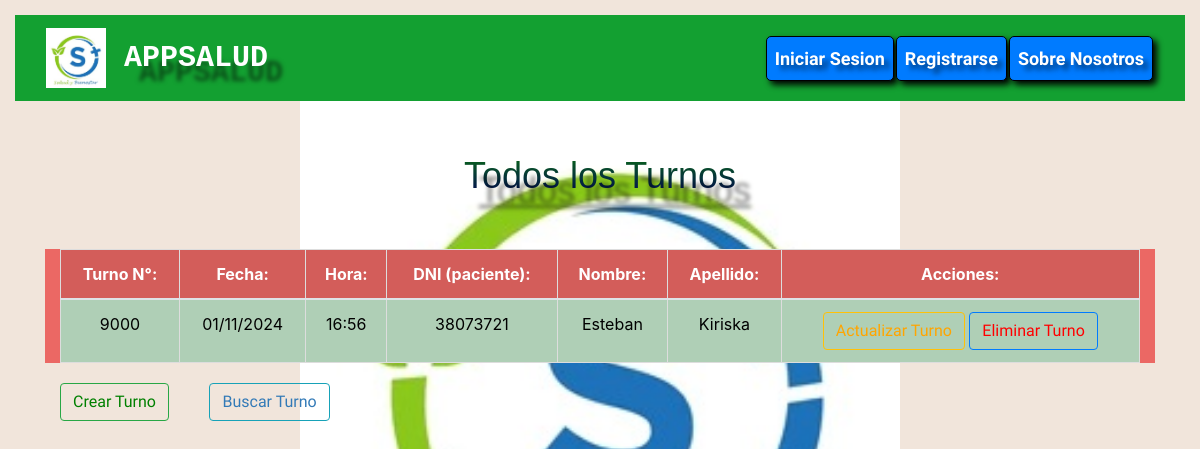
The app's page /numero_de_turno/ with its own data.
### AppSalud/models.py (models this page shows, shortened)
class Numero_de_Turno(models.Model):
    id_turno = models.IntegerField(primary_key=True)
    fecha = models.DateField()
    hora = models.TimeField()
    id_numero_de_consultorio = models.ForeignKey(Consultorio, on_delete=models.CASCADE)
    id_sede = models.ForeignKey(Sede_Clinica, on_delete=models.CASCADE)
    id_dni_paciente = models.ForeignKey(Pacientes, on_delete=models.CASCADE)

class Pacientes(models.Model):
    id_dni = models.IntegerField(primary_key=True)
    nombre_paciente = models.CharField(max_length=30)
    apellido_paciente = models.CharField(max_length=30)
    fecha_nacimiento = models.DateField()
    sexo_paciente = models.CharField(max_length=30)
    id_cobertura = models.ForeignKey(Cobertura, on_delete=models.CASCADE)
    id_localidad = models.ForeignKey(Localidad, on_delete=models.CASCADE)

### AppSalud/views.py (the view)
# urls.py: path('numero_de_turno/', views.mostrar_Numero_de_Turno, name='Numeros_de_Turnos'),
def mostrar_Numero_de_Turno(request):
    numero_de_turno = Numero_de_Turno.objects.all()
    context = {'numero_de_turno': numero_de_turno}
    return render(request, 'AppSalud/numero_de_turno.html', context=context)

### AppSalud/Templates/AppSalud/numero_de_turno.html (shortened to what this page needs)
{% extends 'AppSalud/base.html' %}
{% load static %}
{% block codigoDinamico %}
<body style='background-color: #f1e5db;'>
    <div class="container">
        <br>
        <h1><u>Todos los Turnos</u></h1>
        <br>
        <div class="container" style="background-color:#eb6864;">
            <table class="table table-active text-center">
                <thead>
                    <tr>
                        <th scope="col">Turno N°:</th>
                        <th scope="col">Fecha:</th>
                        <th scope="col">Hora:</th>
                        <th scope="col">DNI (paciente):</th>
                        <th scope="col">Nombre:</th>
                        <th scope="col">Apellido:</th>
                        <th scope="col">Acciones:</th>
                    </tr>
                </thead>
                <tbody>
                    {% for turno in numero_de_turno %}
                    <tr class="table-success text-center">
                        <td>{{ turno.id_turno }}</td>
                        <td>{{ turno.fecha|date:"d/m/Y" }}</td>
                        <td>{{ turno.hora|date:"H:i" }}</td>
                        <td>{{ turno.id_dni_paciente.id_dni }}</td>
                        <td>{{ turno.id_dni_paciente.nombre_paciente }}</td>
                        <td>{{ turno.id_dni_paciente.apellido_paciente }}</td>
                        <td>
                            <button type="button" class="btn btn-outline-warning">
                                <a href="{% url 'Actualizar_Turno' turno_id=turno.id_turno %}" style='color: orange;'>Actualizar Turno</a>
                            </button>
                            <button type="button" class="btn btn-outline-primary">
                                <a href="{% url 'Eliminar_Turno' turno_id=turno.id_turno %}" style='color: red;'>Eliminar Turno</a>
                            </button>
                        </td>
                    </tr>
                    {% endfor %}
                </tbody>
            </table>
        </div>
        <div class="container">
            <button type="button" class="btn btn-outline-success">
                <a href="{% url 'Crear_Turno' %}" style='color: green;'>Crear Turno</a>
            </button>
            <button type="button" class="btn btn-outline-info">
                <a href="{% url 'Buscar_Turno' %}" style='color: #337ab7;'>Buscar Turno</a>
            </button>
        </div>
    </div>
</body>
{% endblock %}

### AppSalud/static/styles.css (style rules this page uses)
body { background-image: url('salud.jpg'); background-size: 50%; background-position: center ; background-repeat: no-repeat; background-color: rgb(255, 255, 255); padding-left: 15px; padding-right: 15px; padding-top: 15px; padding-bottom: 15px; background-attachment:fixed; }
.container { margin-top: 5px; }
h1 { color: transparent; background: linear-gradient(0deg, #020457, #096b16); -webkit-background-clip: text; background-clip: text; font-size: 36px; text-shadow: 15px 15px 4px rgba(0, 0, 0, 0.5); font-family: 'Lucida Sans', 'Lucida Sans Regular', 'Lucida Grande', 'Lucida Sans Unicode', Geneva, Verdana, sans-serif; text-align: center; background-color: #131212; -webkit-background-clip: text; background-clip: text; }
.table { border-collapse: collapse; width: 100%; margin: 20px 0; font-size: 1rem; text-align: left; background-color: #ffffff; transition: transform 0.2s; }
.table th, .table td { padding: 12px; border: 1px solid #dddddd; }
.table th { background-color: #eb6864; color: white; }
.btn a { text-decoration: none; color: inherit; }

### records on screen
Numero_de_Turno: id_turno "9000", fecha "01/11/2024", hora "16:56", id_dni_paciente.id_dni "38073721", id_dni_paciente.nombre_paciente "Esteban", id_dni_paciente.apellido_paciente "Kiriska"
